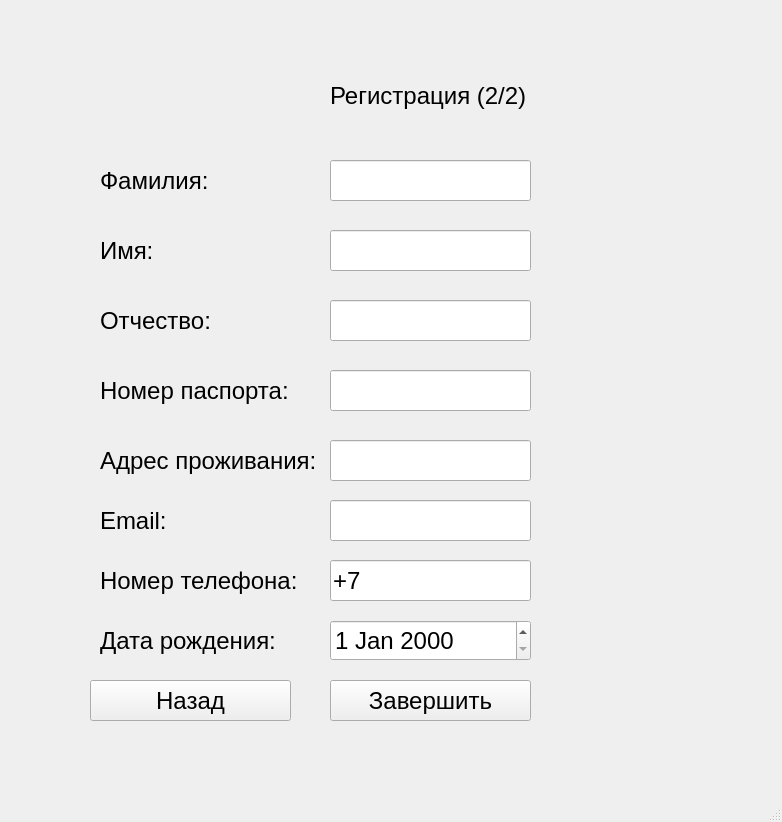
<?xml version="1.0" encoding="UTF-8"?>
<ui version="4.0">
 <class>RegisterClient2Window</class>
 <widget class="QMainWindow" name="RegisterClient2Window">
  <property name="geometry">
   <rect>
    <x>0</x>
    <y>0</y>
    <width>782</width>
    <height>822</height>
   </rect>
  </property>
  <property name="font">
   <font>
    <pointsize>18</pointsize>
   </font>
  </property>
  <property name="windowTitle">
   <string>BankProducts Application</string>
  </property>
  <widget class="QWidget" name="centralwidget">
   <widget class="QLabel" name="label">
    <property name="geometry">
     <rect>
      <x>330</x>
      <y>50</y>
      <width>211</width>
      <height>91</height>
     </rect>
    </property>
    <property name="text">
     <string>Регистрация (2/2)</string>
    </property>
   </widget>
   <widget class="QLabel" name="label_2">
    <property name="geometry">
     <rect>
      <x>100</x>
      <y>230</y>
      <width>131</width>
      <height>41</height>
     </rect>
    </property>
    <property name="text">
     <string>Имя:</string>
    </property>
   </widget>
   <widget class="QLabel" name="label_3">
    <property name="geometry">
     <rect>
      <x>100</x>
      <y>160</y>
      <width>131</width>
      <height>41</height>
     </rect>
    </property>
    <property name="text">
     <string>Фамилия:</string>
    </property>
   </widget>
   <widget class="QPushButton" name="enter">
    <property name="geometry">
     <rect>
      <x>330</x>
      <y>680</y>
      <width>201</width>
      <height>41</height>
     </rect>
    </property>
    <property name="text">
     <string>Завершить</string>
    </property>
   </widget>
   <widget class="QLabel" name="label_4">
    <property name="geometry">
     <rect>
      <x>100</x>
      <y>300</y>
      <width>201</width>
      <height>41</height>
     </rect>
    </property>
    <property name="text">
     <string>Отчество:</string>
    </property>
   </widget>
   <widget class="QPushButton" name="back">
    <property name="geometry">
     <rect>
      <x>90</x>
      <y>680</y>
      <width>201</width>
      <height>41</height>
     </rect>
    </property>
    <property name="text">
     <string>Назад</string>
    </property>
   </widget>
   <widget class="QLabel" name="label_5">
    <property name="geometry">
     <rect>
      <x>100</x>
      <y>370</y>
      <width>201</width>
      <height>41</height>
     </rect>
    </property>
    <property name="text">
     <string>Номер паспорта:</string>
    </property>
   </widget>
   <widget class="QLabel" name="label_6">
    <property name="geometry">
     <rect>
      <x>100</x>
      <y>440</y>
      <width>231</width>
      <height>41</height>
     </rect>
    </property>
    <property name="text">
     <string>Адрес проживания:</string>
    </property>
   </widget>
   <widget class="QLabel" name="label_7">
    <property name="geometry">
     <rect>
      <x>100</x>
      <y>500</y>
      <width>191</width>
      <height>41</height>
     </rect>
    </property>
    <property name="text">
     <string>Email:</string>
    </property>
   </widget>
   <widget class="QLabel" name="label_8">
    <property name="geometry">
     <rect>
      <x>100</x>
      <y>560</y>
      <width>221</width>
      <height>41</height>
     </rect>
    </property>
    <property name="text">
     <string>Номер телефона:</string>
    </property>
   </widget>
   <widget class="QLabel" name="label_9">
    <property name="geometry">
     <rect>
      <x>100</x>
      <y>620</y>
      <width>221</width>
      <height>41</height>
     </rect>
    </property>
    <property name="text">
     <string>Дата рождения:</string>
    </property>
   </widget>
   <widget class="QDateEdit" name="dateEdit">
    <property name="geometry">
     <rect>
      <x>330</x>
      <y>620</y>
      <width>201</width>
      <height>41</height>
     </rect>
    </property>
    <property name="minimumDateTime">
     <datetime>
      <hour>0</hour>
      <minute>0</minute>
      <second>0</second>
      <year>1910</year>
      <month>1</month>
      <day>1</day>
     </datetime>
    </property>
    <property name="maximumDate">
     <date>
      <year>2005</year>
      <month>6</month>
      <day>1</day>
     </date>
    </property>
    <property name="minimumDate">
     <date>
      <year>1910</year>
      <month>1</month>
      <day>1</day>
     </date>
    </property>
   </widget>
   <widget class="QLineEdit" name="nameEdit">
    <property name="geometry">
     <rect>
      <x>330</x>
      <y>230</y>
      <width>201</width>
      <height>41</height>
     </rect>
    </property>
    <property name="text">
     <string/>
    </property>
    <property name="maxLength">
     <number>100</number>
    </property>
    <property name="echoMode">
     <enum>QLineEdit::Normal</enum>
    </property>
   </widget>
   <widget class="QLineEdit" name="surnameEdit">
    <property name="geometry">
     <rect>
      <x>330</x>
      <y>160</y>
      <width>201</width>
      <height>41</height>
     </rect>
    </property>
    <property name="text">
     <string/>
    </property>
    <property name="maxLength">
     <number>100</number>
    </property>
    <property name="echoMode">
     <enum>QLineEdit::Normal</enum>
    </property>
   </widget>
   <widget class="QLineEdit" name="patronymicEdit">
    <property name="geometry">
     <rect>
      <x>330</x>
      <y>300</y>
      <width>201</width>
      <height>41</height>
     </rect>
    </property>
    <property name="text">
     <string/>
    </property>
    <property name="maxLength">
     <number>100</number>
    </property>
    <property name="echoMode">
     <enum>QLineEdit::Normal</enum>
    </property>
   </widget>
   <widget class="QLineEdit" name="passportEdit">
    <property name="geometry">
     <rect>
      <x>330</x>
      <y>370</y>
      <width>201</width>
      <height>41</height>
     </rect>
    </property>
    <property name="inputMask">
     <string>0000000000</string>
    </property>
    <property name="text">
     <string/>
    </property>
    <property name="maxLength">
     <number>10</number>
    </property>
    <property name="echoMode">
     <enum>QLineEdit::Normal</enum>
    </property>
   </widget>
   <widget class="QLineEdit" name="addressEdit">
    <property name="geometry">
     <rect>
      <x>330</x>
      <y>440</y>
      <width>201</width>
      <height>41</height>
     </rect>
    </property>
    <property name="text">
     <string/>
    </property>
    <property name="maxLength">
     <number>100</number>
    </property>
    <property name="echoMode">
     <enum>QLineEdit::Normal</enum>
    </property>
   </widget>
   <widget class="QLineEdit" name="emailEdit">
    <property name="geometry">
     <rect>
      <x>330</x>
      <y>500</y>
      <width>201</width>
      <height>41</height>
     </rect>
    </property>
    <property name="text">
     <string/>
    </property>
    <property name="maxLength">
     <number>100</number>
    </property>
    <property name="echoMode">
     <enum>QLineEdit::Normal</enum>
    </property>
   </widget>
   <widget class="QLineEdit" name="phoneEdit">
    <property name="geometry">
     <rect>
      <x>330</x>
      <y>560</y>
      <width>201</width>
      <height>41</height>
     </rect>
    </property>
    <property name="inputMask">
     <string>+79999999999</string>
    </property>
    <property name="text">
     <string>+7</string>
    </property>
    <property name="maxLength">
     <number>12</number>
    </property>
    <property name="echoMode">
     <enum>QLineEdit::Normal</enum>
    </property>
    <property name="cursorPosition">
     <number>2</number>
    </property>
   </widget>
  </widget>
  <widget class="QMenuBar" name="menubar">
   <property name="geometry">
    <rect>
     <x>0</x>
     <y>0</y>
     <width>782</width>
     <height>33</height>
    </rect>
   </property>
  </widget>
  <widget class="QStatusBar" name="statusbar"/>
 </widget>
 <resources/>
 <connections/>
</ui>
